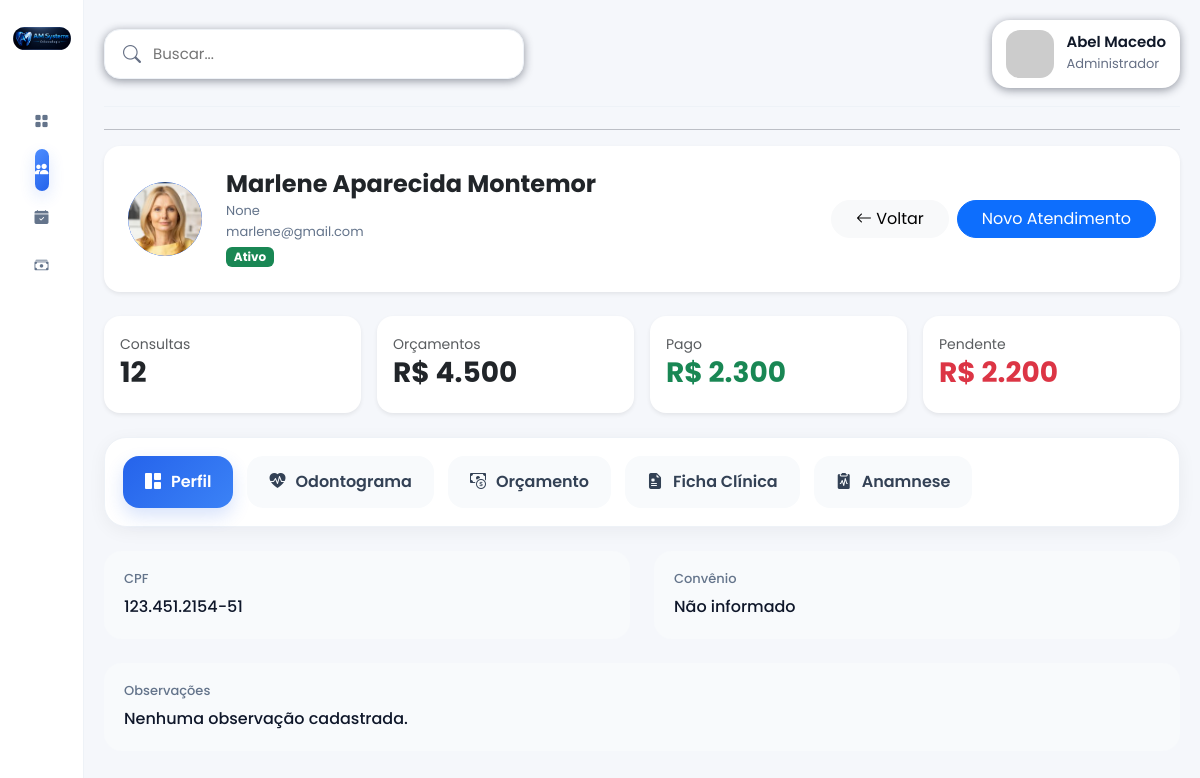
The app's page /pacientes/5/ (signed in), older data.
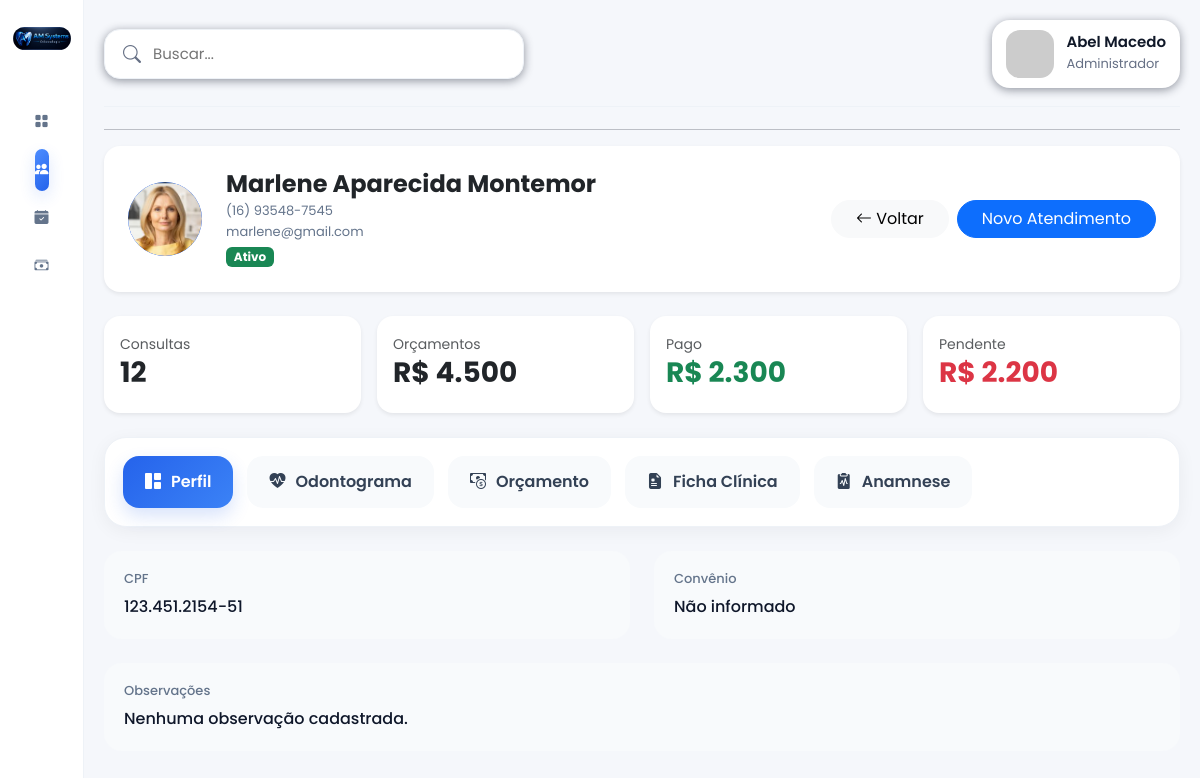
The same page, newer data.
### accounts/models.py (models this page shows, shortened)
class Paciente(models.Model):
    foto = models.ImageField(
        upload_to='pacientes/',
        blank=True,
        null=True
    )
    nome = models.CharField(
        max_length=200
    )
    cpf = models.CharField(
        max_length=14,
        blank=True,
        null=True
    )
    rg = models.CharField(
        max_length=20,
        blank=True,
        null=True
    )
    nascimento = models.DateField(
        blank=True,
        null=True
    )
    genero = models.CharField(
        max_length=20,
        blank=True,
        null=True
    )
    estado_civil = models.CharField(
        max_length=30,
        blank=True,
        null=True
    )
    profissao = models.CharField(
        max_length=100,
        blank=True,
        null=True
    )
    telefone = models.CharField(
        max_length=20,
        blank=True,
        null=True
    )
    whatsapp = models.CharField(
        max_length=20,
        blank=True,
        null=True
    )
    email = models.EmailField(
        blank=True,
        null=True
    )
    cep = models.CharField(
        max_length=10,
        blank=True,
        null=True
    )
    endereco = models.CharField(
        max_length=255,
        blank=True,
        null=True
    )
    numero = models.CharField(
        max_length=20,
        blank=True,
        null=True
    )
    complemento = models.CharField(
        max_length=100,
        blank=True,
        null=True
    )
    bairro = models.CharField(
        max_length=100,
        blank=True,
        null=True
    )
    cidade = models.CharField(
        max_length=100,
        blank=True,
        null=True
    )
    estado = models.CharField(
        max_length=2,
        blank=True,
        null=True
    )
    convenio = models.CharField(
        max_length=100,
        blank=True,
        null=True
    )
    carteirinha = models.CharField(
        max_length=100,
        blank=True,
        null=True
    )
    alergias = models.TextField(
        blank=True,
        null=True
    )
    medicamentos = models.TextField(
        blank=True,
        null=True
    )
    observacoes = models.TextField(
        blank=True,
        null=True
    )
    responsavel = models.CharField(
        max_length=200,
        blank=True,
        null=True
    )
    cpf_responsavel = models.CharField(
        max_length=14,
        blank=True,
        null=True
    )
    telefone_responsavel = models.CharField(
        max_length=20,
        blank=True,
        null=True
    )
    ativo = models.BooleanField(
        default=True
    )
    criado_em = models.DateTimeField(
        auto_now_add=True
    )
    atualizado_em = models.DateTimeField(
        auto_now=True
    )
    @property
    def status(self):
        return 'Ativo' if self.ativo else 'Inativo'

### accounts/views.py (the view)
@login_required(login_url='/')
def perfil_paciente(request, id):
    paciente = get_object_or_404(
        Paciente,
        id=id
    )
    return render(
        request,
        'accounts/perfil.html',
        {
            'paciente': paciente
        }
    )

### accounts/templates/accounts/perfil.html (shortened to what the changed rows need)
{% load static %}
<!DOCTYPE html>
<html lang="pt-br">
<head>
    <link
        href="https://cdn.jsdelivr.net/npm/bootstrap@5.3.3/dist/css/bootstrap.min.css"
        rel="stylesheet"
    >
    <link
        rel="stylesheet"
        href="https://cdn.jsdelivr.net/npm/bootstrap-icons@1.11.3/font/bootstrap-icons.min.css"
    >
    <link
        rel="stylesheet"
        href="{% static 'css/dashboard.css' %}"
    >
</head>
<body>
<div class="dashboard-wrapper">
    <main class="main-content">
        <div class="card border-0 shadow-sm rounded-4 mb-4">
            <div class="card-body p-4">
                <div class="d-flex justify-content-between align-items-center flex-wrap">
                    <div class="d-flex align-items-center">
<div
    class="avatar-paciente me-4"
    style="
        width:74px;
        height:74px;
        min-width:74px;
        border-radius:50%;
        overflow:hidden;
        background:#2563eb;
        display:flex;
        align-items:center;
        justify-content:center;
    "
>
    {% if paciente.foto %}
        <img
            src="{{ paciente.foto.url }}"
            alt="{{ paciente.nome }}"
            style="
                width:100%;
                height:100%;
                object-fit:cover;
                border-radius:50%;
                display:block;
            "
        >
    {% endif %}
</div>
                        <div>
                            <h2
                                style="
                                    font-size:24px;
                                    font-weight:700;
                                    margin-bottom:2px;
                                    line-height:1.2;
                                "
                            >
                                {{ paciente.nome }}
                            </h2>
                            <div
                                style="
                                    font-size:13px;
                                    color:#64748b;
                                    margin-bottom:2px;
                                "
                            >
                                {{ paciente.telefone }}
                            </div>
                            <div
                                style="
                                    font-size:13px;
                                    color:#64748b;
                                    margin-bottom:2px;
                                "
                            >
                                {{ paciente.email }}
                            </div>
                            <div>
                                <span class="badge bg-success">
                                    {{ paciente.status }}
                                </span>
                            </div>
                        </div>
                    </div>
                </div>
            </div>
        </div>
        <div class="tab-content">
            <div
                class="tab-pane fade show active"
                id="visao-geral">
                <div class="row">
                    <div class="col-md-6 mb-4">
                        <div class="info-card">
                            <h6>
                                CPF
                            </h6>
                            <p>
                                {{ paciente.cpf|default:"Não informado" }}
                            </p>
                        </div>
                    </div>
                    <div class="col-md-6 mb-4">
                        <div class="info-card">
                            <h6>
                                Convênio
                            </h6>
                            <p>
                                {{ paciente.convenio|default:"Não informado" }}
                            </p>
                        </div>
                    </div>
                    <div class="col-md-12">
                        <div class="info-card">
                            <h6>
                                Observações
                            </h6>
                            <p>
                                {{ paciente.observacoes|default:"Nenhuma observação cadastrada." }}
                            </p>
                        </div>
                    </div>
                </div>
            </div>
        </div>
    </div>
</body>
</html>

Row changes from the older to the newer data that the page shows:
changed Paciente "Marlene Aparecida Montemor": telefone "None" → "(16) 93548-7545"
